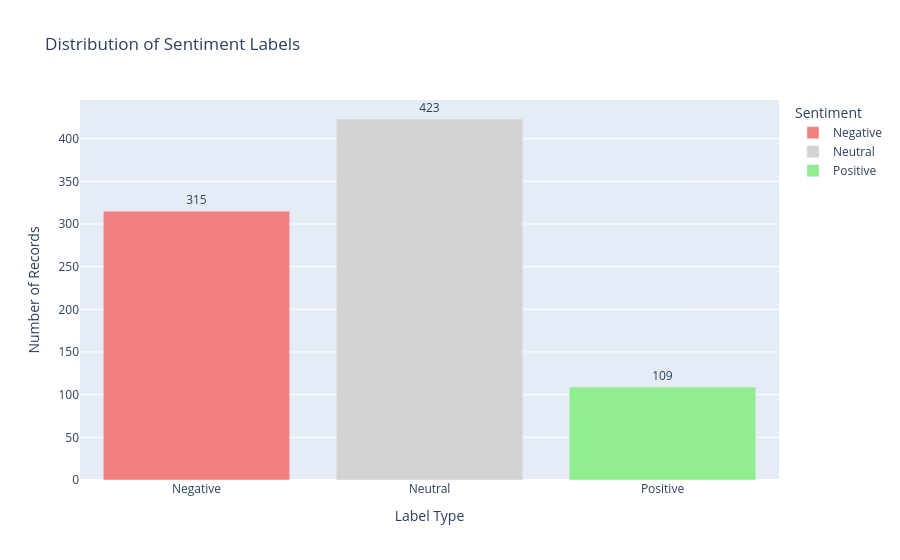

Here is the notebook cell this chart was saved with:
### Code cell
import plotly.express as px
import pandas as pd

# Label 分佈（正面、負面、中立）
label_counts = df['label'].value_counts().sort_index()
label_map = {-1: 'Negative', 0: 'Neutral', 1: 'Positive'}

df_label = pd.DataFrame({
    'Sentiment': [label_map[k] for k in label_counts.index],
    'Count': label_counts.values
})

fig_label = px.bar(
    df_label,
    x='Sentiment',
    y='Count',
    color='Sentiment',
    text='Count',
    title='Distribution of Sentiment Labels',
    color_discrete_sequence=['lightcoral', 'lightgray', 'lightgreen']
)
fig_label.update_traces(textposition='outside')
fig_label.update_layout(yaxis_title='Number of Records', xaxis_title='Label Type')
fig_label.show()

### Figure 1 — Plotly figure (JSON) as saved in the notebook; plotly's stock layout.template omitted (floating-point values rounded to 4 significant figures)
{"data": [{"hovertemplate": "Sentiment=%{x}<br>Count=%{text}<extra></extra>", "legendgroup": "Negative", "marker": {"color": "lightcoral", "pattern": {"shape": ""}}, "name": "Negative", "orientation": "v", "showlegend": true, "text": [315.0], "textposition": "outside", "type": "bar", "x": ["Negative"], "xaxis": "x", "y": [315], "yaxis": "y"}, {"hovertemplate": "Sentiment=%{x}<br>Count=%{text}<extra></extra>", "legendgroup": "Neutral", "marker": {"color": "lightgray", "pattern": {"shape": ""}}, "name": "Neutral", "orientation": "v", "showlegend": true, "text": [423.0], "textposition": "outside", "type": "bar", "x": ["Neutral"], "xaxis": "x", "y": [423], "yaxis": "y"}, {"hovertemplate": "Sentiment=%{x}<br>Count=%{text}<extra></extra>", "legendgroup": "Positive", "marker": {"color": "lightgreen", "pattern": {"shape": ""}}, "name": "Positive", "orientation": "v", "showlegend": true, "text": [109.0], "textposition": "outside", "type": "bar", "x": ["Positive"], "xaxis": "x", "y": [109], "yaxis": "y"}], "layout": {"barmode": "relative", "legend": {"title": {"text": "Sentiment"}, "tracegroupgap": 0}, "title": {"text": "Distribution of Sentiment Labels"}, "xaxis": {"anchor": "y", "categoryarray": ["Negative", "Neutral", "Positive"], "categoryorder": "array", "domain": [0, 1], "title": {"text": "Label Type"}}, "yaxis": {"anchor": "x", "domain": [0, 1], "title": {"text": "Number of Records"}}}}
